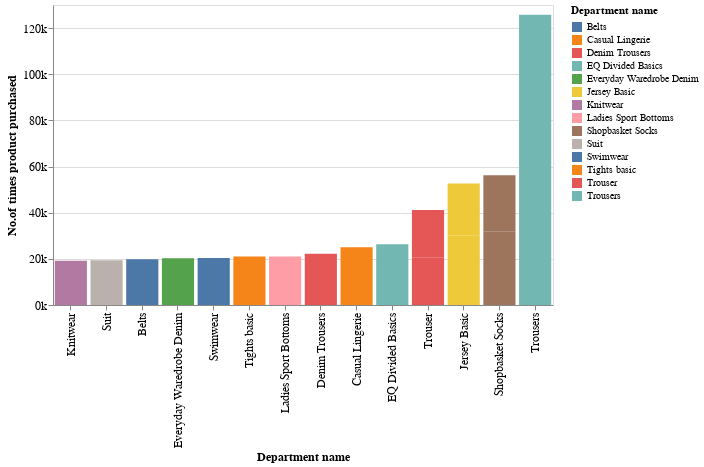

Source (notebook cell):
### Markdown cell above
***Popular department in H&M between 2018-2020***

### Code cell
alt.Chart(popular_articles).encode(x=alt.X('department_name', title='Department name', sort='y'),
                                   y=alt.Y('count', axis=alt.Axis(format='s'), title='No.of times product purchased'),
                                   color=alt.Color('department_name', title='Department name')).mark_bar().properties(height=300, width=500).configure_axis(labelFontSize=12, titleFontSize=12)

### Figure 1 — Vega-Lite specification as saved in the notebook (floating-point values rounded to 4 significant figures)
{"config": {"view": {"continuousWidth": 400, "continuousHeight": 300}, "axis": {"labelFontSize": 12, "titleFontSize": 12}}, "data": {"name": "data-0d72cee24c13794d829ae32fba83de06"}, "mark": "bar", "encoding": {"color": {"field": "department_name", "title": "Department name", "type": "nominal"}, "x": {"field": "department_name", "sort": "y", "title": "Department name", "type": "nominal"}, "y": {"axis": {"format": "s"}, "field": "count", "title": "No.of times product purchased", "type": "quantitative"}}, "height": 300, "width": 500, "$schema": "https://vega.github.io/schema/vega-lite/v4.17.0.json", "datasets": {"data-0d72cee24c13794d829ae32fba83de06": [{"article_id": 706016001, "count": 50287, "product_code": 706016, "prod_name": "Jade HW Skinny Denim TRS", "product_type_no": 272, "product_type_name": "Trousers", "product_group_name": "Garment Lower body", "graphical_appearance_no": 1010016, "graphical_appearance_name": "Solid", "colour_group_code": 9, "colour_group_name": "Black", "perceived_colour_value_id": 4, "perceived_colour_value_name": "Dark", "perceived_colour_master_id": 5, "perceived_colour_master_name": "Black", "department_no": 1747, "department_name": "Trousers", "index_code": "D", "index_name": "Divided", "index_group_no": 2, "index_group_name": "Divided", "section_no": 53, "section_name": "Divided Collection", "garment_group_no": 1009, "garment_group_name": "Trousers", "detail_desc": "High-waisted jeans in washed superstretch denim with a zip fly and button, fake front pockets, real back pockets and super-skinny legs."}, {"article_id": 706016002, "count": 35043, "product_code": 706016, "prod_name": "Jade HW Skinny Denim TRS", "product_type_no": 272, "product_type_name": "Trousers", "product_group_name": "Garment Lower body", "graphical_appearance_no": 1010016, "graphical_appearance_name": "Solid", "colour_group_code": 71, "colour_group_name": "Light Blue", "perceived_colour_value_id": 3, "perceived_colour_value_name": "Light", "perceived_colour_master_id": 2, "perceived_colour_master_name": "Blue", "department_no": 1747, "department_name": "Trousers", "index_code": "D", "index_name": "Divided", "index_group_no": 2, "index_group_name": "Divided", "section_no": 53, "section_name": "Divided Collection", "garment_group_no": 1009, "garment_group_name": "Trousers", "detail_desc": "High-waisted jeans in washed superstretch denim with a zip fly and button, fake front pockets, real back pockets and super-skinny legs."}, {"article_id": 372860001, "count": 31718, "product_code": 372860, "prod_name": "7p Basic Shaftless", "product_type_no": 302, "product_type_name": "Socks", "product_group_name": "Socks & Tights", "graphical_appearance_no": 1010016, "graphical_appearance_name": "Solid", "colour_group_code": 9, "colour_group_name": "Black", "perceived_colour_value_id": 4, "perceived_colour_value_name": "Dark", "perceived_colour_master_id": 5, "perceived_colour_master_name": "Black", "department_no": 3611, "department_name": "Shopbasket Socks", "index_code": "B", "index_name": "Lingeries/Tights", "index_group_no": 1, "index_group_name": "Ladieswear", "section_no": 62, "section_name": "Womens Nightwear, Socks & Tigh", "garment_group_no": 1021, "garment_group_name": "Socks and Tights", "detail_desc": "Fine-knit trainer socks in a soft cotton blend."}, {"article_id": 610776002, "count": 30199, "product_code": 610776, "prod_name": "Tilly (1)", "product_type_no": 255, "product_type_name": "T-shirt", "product_group_name": "Garment Upper body", "graphical_appearance_no": 1010016, "graphical_appearance_name": "Solid", "colour_group_code": 9, "colour_group_name": "Black", "perceived_colour_value_id": 4, "perceived_colour_value_name": "Dark", "perceived_colour_master_id": 5, "perceived_colour_master_name": "Black", "department_no": 1676, "department_name": "Jersey Basic", "index_code": "A", "index_name": "Ladieswear", "index_group_no": 1, "index_group_name": "Ladieswear", "section_no": 16, "section_name": "Womens Everyday Basics", "garment_group_no": 1002, "garment_group_name": "Jersey Basic", "detail_desc": "T-shirt in lightweight jersey with a rounded hem. Slightly longer at the back."}, {"article_id": 759871002, "count": 26329, "product_code": 759871, "prod_name": "Tilda tank", "product_type_no": 253, "product_type_name": "Vest top", "product_group_name": "Garment Upper body", "graphical_appearance_no": 1010016, "graphical_appearance_name": "Solid", "colour_group_code": 9, "colour_group_name": "Black", "perceived_colour_value_id": 4, "perceived_colour_value_name": "Dark", "perceived_colour_master_id": 5, "perceived_colour_master_name": "Black", "department_no": 3936, "department_name": "EQ Divided Basics", "index_code": "D", "index_name": "Divided", "index_group_no": 2, "index_group_name": "Divided", "section_no": 80, "section_name": "Divided Complements Other", "garment_group_no": 1002, "garment_group_name": "Jersey Basic", "detail_desc": "Cropped, fitted top in cotton jersey with narrow shoulder straps."}, {"article_id": 464297007, "count": 25025, "product_code": 464297, "prod_name": "Greta Thong Mynta Low 3p", "product_type_no": 286, "product_type_name": "Underwear bottom", "product_group_name": "Underwear", "graphical_appearance_no": 1010014, "graphical_appearance_name": "Placement print", "colour_group_code": 9, "colour_group_name": "Black", "perceived_colour_value_id": 4, "perceived_colour_value_name": "Dark", "perceived_colour_master_id": 5, "perceived_colour_master_name": "Black", "department_no": 1334, "department_name": "Casual Lingerie", "index_code": "B", "index_name": "Lingeries/Tights", "index_group_no": 1, "index_group_name": "Ladieswear", "section_no": 61, "section_name": "Womens Lingerie", "garment_group_no": 1017, "garment_group_name": "Under-, Nightwear", "detail_desc": "Thong briefs in cotton jersey with a wide lace trim at the top. Low waist, lined gusset, narrow sides and a string back."}, {"article_id": 372860002, "count": 24458, "product_code": 372860, "prod_name": "7p Basic Shaftless", "product_type_no": 302, "product_type_name": "Socks", "product_group_name": "Socks & Tights", "graphical_appearance_no": 1010016, "graphical_appearance_name": "Solid", "colour_group_code": 10, "colour_group_name": "White", "perceived_colour_value_id": 3, "perceived_colour_value_name": "Light", "perceived_colour_master_id": 9, "perceived_colour_master_name": "White", "department_no": 3611, "department_name": "Shopbasket Socks", "index_code": "B", "index_name": "Lingeries/Tights", "index_group_no": 1, "index_group_name": "Ladieswear", "section_no": 62, "section_name": "Womens Nightwear, Socks & Tigh", "garment_group_no": 1021, "garment_group_name": "Socks and Tights", "detail_desc": "Fine-knit trainer socks in a soft cotton blend."}, {"article_id": 610776001, "count": 22451, "product_code": 610776, "prod_name": "Tilly (1)", "product_type_no": 255, "product_type_name": "T-shirt", "product_group_name": "Garment Upper body", "graphical_appearance_no": 1010016, "graphical_appearance_name": "Solid", "colour_group_code": 10, "colour_group_name": "White", "perceived_colour_value_id": 3, "perceived_colour_value_name": "Light", "perceived_colour_master_id": 9, "perceived_colour_master_name": "White", "department_no": 1676, "department_name": "Jersey Basic", "index_code": "A", "index_name": "Ladieswear", "index_group_no": 1, "index_group_name": "Ladieswear", "section_no": 16, "section_name": "Womens Everyday Basics", "garment_group_no": 1002, "garment_group_name": "Jersey Basic", "detail_desc": "T-shirt in lightweight jersey with a rounded hem. Slightly longer at the back."}, {"article_id": 399223001, "count": 22236, "product_code": 399223, "prod_name": "Curvy Jeggings HW Ankle", "product_type_no": 272, "product_type_name": "Trousers", "product_group_name": "Garment Lower body", "graphical_appearance_no": 1010016, "graphical_appearance_name": "Solid", "colour_group_code": 9, "colour_group_name": "Black", "perceived_colour_value_id": 4, "perceived_colour_value_name": "Dark", "perceived_colour_master_id": 5, "perceived_colour_master_name": "Black", "department_no": 1772, "department_name": "Denim Trousers", "index_code": "D", "index_name": "Divided", "index_group_no": 2, "index_group_name": "Divided", "section_no": 57, "section_name": "Ladies Denim", "garment_group_no": 1016, "garment_group_name": "Trousers Denim", "detail_desc": "Jeggings in washed, superstretch denim with a high waist, fake front pockets, real back pockets and skinny legs."}, {"article_id": 706016003, "count": 21241, "product_code": 706016, "prod_name": "Jade HW Skinny Denim TRS", "product_type_no": 272, "product_type_name": "Trousers", "product_group_name": "Garment Lower body", "graphical_appearance_no": 1010016, "graphical_appearance_name": "Solid", "colour_group_code": 73, "colour_group_name": "Dark Blue", "perceived_colour_value_id": 2, "perceived_colour_value_name": "Medium Dusty", "perceived_colour_master_id": 2, "perceived_colour_master_name": "Blue", "department_no": 1747, "department_name": "Trousers", "index_code": "D", "index_name": "Divided", "index_group_no": 2, "index_group_name": "Divided", "section_no": 53, "section_name": "Divided Collection", "garment_group_no": 1009, "garment_group_name": "Trousers", "detail_desc": "High-waisted jeans in washed superstretch denim with a zip fly and button, fake front pockets, real back pockets and super-skinny legs."}, {"article_id": 720125001, "count": 21063, "product_code": 720125, "prod_name": "SUPREME RW tights", "product_type_no": 273, "product_type_name": "Leggings/Tights", "product_group_name": "Garment Lower body", "graphical_appearance_no": 1010016, "graphical_appearance_name": "Solid", "colour_group_code": 9, "colour_group_name": "Black", "perceived_colour_value_id": 4, "perceived_colour_value_name": "Dark", "perceived_colour_master_id": 5, "perceived_colour_master_name": "Black", "department_no": 8310, "department_name": "Ladies Sport Bottoms", "index_code": "S", "index_name": "Sport", "index_group_no": 26, "index_group_name": "Sport", "section_no": 5, "section_name": "Ladies H&M Sport", "garment_group_no": 1005, "garment_group_name": "Jersey Fancy", "detail_desc": "Sports tights in fast-drying functional fabric with a wide waistband to hold in and shape the waist. Regular waist with a concealed key pocket in the waistband."}, {"article_id": 156231001, "count": 21013, "product_code": 156231, "prod_name": "Box 4p Tights", "product_type_no": 304, "product_type_name": "Underwear Tights", "product_group_name": "Socks & Tights", "graphical_appearance_no": 1010016, "graphical_appearance_name": "Solid", "colour_group_code": 9, "colour_group_name": "Black", "perceived_colour_value_id": 4, "perceived_colour_value_name": "Dark", "perceived_colour_master_id": 5, "perceived_colour_master_name": "Black", "department_no": 3608, "department_name": "Tights basic", "index_code": "B", "index_name": "Lingeries/Tights", "index_group_no": 1, "index_group_name": "Ladieswear", "section_no": 62, "section_name": "Womens Nightwear, Socks & Tigh", "garment_group_no": 1021, "garment_group_name": "Socks and Tights", "detail_desc": "Matt tights with an elasticated waist. 20 denier."}, {"article_id": 562245046, "count": 20719, "product_code": 562245, "prod_name": "Luna skinny RW", "product_type_no": 272, "product_type_name": "Trousers", "product_group_name": "Garment Lower body", "graphical_appearance_no": 1010016, "graphical_appearance_name": "Solid", "colour_group_code": 9, "colour_group_name": "Black", "perceived_colour_value_id": 4, "perceived_colour_value_name": "Dark", "perceived_colour_master_id": 5, "perceived_colour_master_name": "Black", "department_no": 1722, "department_name": "Trouser", "index_code": "A", "index_name": "Ladieswear", "index_group_no": 1, "index_group_name": "Ladieswear", "section_no": 15, "section_name": "Womens Everyday Collection", "garment_group_no": 1009, "garment_group_name": "Trousers", "detail_desc": "5-pocket jeans in washed, superstretch denim with a regular waist, zip fly and button, and skinny legs."}, {"article_id": 562245001, "count": 20464, "product_code": 562245, "prod_name": "Luna skinny RW", "product_type_no": 272, "product_type_name": "Trousers", "product_group_name": "Garment Lower body", "graphical_appearance_no": 1010016, "graphical_appearance_name": "Solid", "colour_group_code": 9, "colour_group_name": "Black", "perceived_colour_value_id": 4, "perceived_colour_value_name": "Dark", "perceived_colour_master_id": 5, "perceived_colour_master_name": "Black", "department_no": 1722, "department_name": "Trouser", "index_code": "A", "index_name": "Ladieswear", "index_group_no": 1, "index_group_name": "Ladieswear", "section_no": 15, "section_name": "Womens Everyday Collection", "garment_group_no": 1009, "garment_group_name": "Trousers", "detail_desc": "5-pocket jeans in washed, superstretch denim with a regular waist, zip fly and button, and skinny legs."}, {"article_id": 351484002, "count": 20415, "product_code": 351484, "prod_name": "Lazer Razer Brief", "product_type_no": 59, "product_type_name": "Swimwear bottom", "product_group_name": "Swimwear", "graphical_appearance_no": 1010016, "graphical_appearance_name": "Solid", "colour_group_code": 9, "colour_group_name": "Black", "perceived_colour_value_id": 4, "perceived_colour_value_name": "Dark", "perceived_colour_master_id": 5, "perceived_colour_master_name": "Black", "department_no": 4242, "department_name": "Swimwear", "index_code": "B", "index_name": "Lingeries/Tights", "index_group_no": 1, "index_group_name": "Ladieswear", "section_no": 60, "section_name": "Womens Swimwear, beachwear", "garment_group_no": 1018, "garment_group_name": "Swimwear", "detail_desc": "Fully lined bikini bottoms with a mid waist, medium coverage at the back and laser-cut, scalloped edges."}, {"article_id": 399256001, "count": 20242, "product_code": 399256, "prod_name": "Skinny Ankle R.W Brooklyn", "product_type_no": 272, "product_type_name": "Trousers", "product_group_name": "Garment Lower body", "graphical_appearance_no": 1010016, "graphical_appearance_name": "Solid", "colour_group_code": 9, "colour_group_name": "Black", "perceived_colour_value_id": 4, "perceived_colour_value_name": "Dark", "perceived_colour_master_id": 5, "perceived_colour_master_name": "Black", "department_no": 1779, "department_name": "Everyday Waredrobe Denim", "index_code": "A", "index_name": "Ladieswear", "index_group_no": 1, "index_group_name": "Ladieswear", "section_no": 57, "section_name": "Ladies Denim", "garment_group_no": 1016, "garment_group_name": "Trousers Denim", "detail_desc": "Ankle-length jeans in washed stretch denim with a regular waist, fake front pockets, real back pockets and skinny legs."}, {"article_id": 673396002, "count": 19834, "product_code": 673396, "prod_name": "Ringo hipbelt", "product_type_no": 67, "product_type_name": "Belt", "product_group_name": "Accessories", "graphical_appearance_no": 1010016, "graphical_appearance_name": "Solid", "colour_group_code": 9, "colour_group_name": "Black", "perceived_colour_value_id": 4, "perceived_colour_value_name": "Dark", "perceived_colour_master_id": 5, "perceived_colour_master_name": "Black", "department_no": 3509, "department_name": "Belts", "index_code": "C", "index_name": "Ladies Accessories", "index_group_no": 1, "index_group_name": "Ladieswear", "section_no": 65, "section_name": "Womens Big accessories", "garment_group_no": 1019, "garment_group_name": "Accessories", "detail_desc": "Belt in grained imitation leather with a metal buckle. Width approx. 2.2 cm."}, {"article_id": 568601006, "count": 19379, "product_code": 568601, "prod_name": "Mariette Blazer", "product_type_no": 264, "product_type_name": "Blazer", "product_group_name": "Garment Upper body", "graphical_appearance_no": 1010016, "graphical_appearance_name": "Solid", "colour_group_code": 9, "colour_group_name": "Black", "perceived_colour_value_id": 4, "perceived_colour_value_name": "Dark", "perceived_colour_master_id": 5, "perceived_colour_master_name": "Black", "department_no": 1212, "department_name": "Suit", "index_code": "A", "index_name": "Ladieswear", "index_group_no": 1, "index_group_name": "Ladieswear", "section_no": 11, "section_name": "Womens Tailoring", "garment_group_no": 1008, "garment_group_name": "Dressed", "detail_desc": "Fitted jacket in woven fabric with notch lapels, jetted front pockets, a decorative button at the cuffs and a single back vent. Lined."}, {"article_id": 448509014, "count": 19216, "product_code": 448509, "prod_name": "Perrie Slim Mom Denim TRS", "product_type_no": 272, "product_type_name": "Trousers", "product_group_name": "Garment Lower body", "graphical_appearance_no": 1010016, "graphical_appearance_name": "Solid", "colour_group_code": 72, "colour_group_name": "Blue", "perceived_colour_value_id": 3, "perceived_colour_value_name": "Light", "perceived_colour_master_id": 2, "perceived_colour_master_name": "Blue", "department_no": 1747, "department_name": "Trousers", "index_code": "D", "index_name": "Divided", "index_group_no": 2, "index_group_name": "Divided", "section_no": 53, "section_name": "Divided Collection", "garment_group_no": 1009, "garment_group_name": "Trousers", "detail_desc": "5-pocket, ankle-length jeans in washed, sturdy cotton denim with a high waist, button fly and slim, straight legs with raw-edge hems."}, {"article_id": 673677002, "count": 19143, "product_code": 673677, "prod_name": "Henry polo. (1)", "product_type_no": 252, "product_type_name": "Sweater", "product_group_name": "Garment Upper body", "graphical_appearance_no": 1010016, "graphical_appearance_name": "Solid", "colour_group_code": 9, "colour_group_name": "Black", "perceived_colour_value_id": 4, "perceived_colour_value_name": "Dark", "perceived_colour_master_id": 5, "perceived_colour_master_name": "Black", "department_no": 1616, "department_name": "Knitwear", "index_code": "A", "index_name": "Ladieswear", "index_group_no": 1, "index_group_name": "Ladieswear", "section_no": 11, "section_name": "Womens Tailoring", "garment_group_no": 1003, "garment_group_name": "Knitwear", "detail_desc": "Jumper in a soft, fine knit with a ribbed polo neck and ribbing at the cuffs and hem."}]}}
